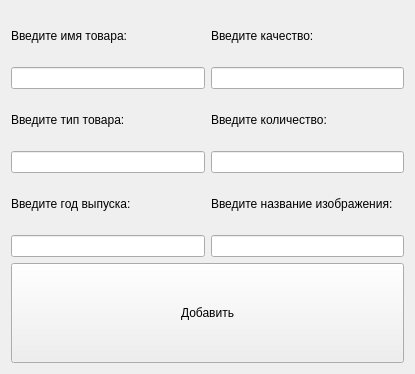
<?xml version="1.0" encoding="UTF-8"?>
<ui version="4.0">
 <class>Form</class>
 <widget class="QWidget" name="Form">
  <property name="geometry">
   <rect>
    <x>0</x>
    <y>0</y>
    <width>415</width>
    <height>374</height>
   </rect>
  </property>
  <property name="windowTitle">
   <string>Новый товар</string>
  </property>
  <layout class="QVBoxLayout" name="verticalLayout_3">
   <item>
    <layout class="QHBoxLayout" name="horizontalLayout">
     <item>
      <layout class="QVBoxLayout" name="verticalLayout">
       <item>
        <widget class="QLabel" name="l">
         <property name="text">
          <string>Введите имя товара:</string>
         </property>
        </widget>
       </item>
       <item>
        <widget class="QLineEdit" name="le"/>
       </item>
       <item>
        <widget class="QLabel" name="l1">
         <property name="text">
          <string>Введите тип товара:</string>
         </property>
        </widget>
       </item>
       <item>
        <widget class="QLineEdit" name="le1"/>
       </item>
       <item>
        <widget class="QLabel" name="l2">
         <property name="text">
          <string>Введите год выпуска:</string>
         </property>
        </widget>
       </item>
       <item>
        <widget class="QLineEdit" name="le2"/>
       </item>
      </layout>
     </item>
     <item>
      <layout class="QVBoxLayout" name="verticalLayout_2">
       <item>
        <widget class="QLabel" name="l3">
         <property name="text">
          <string>Введите качество:</string>
         </property>
        </widget>
       </item>
       <item>
        <widget class="QLineEdit" name="le3"/>
       </item>
       <item>
        <widget class="QLabel" name="l4">
         <property name="text">
          <string>Введите количество:</string>
         </property>
        </widget>
       </item>
       <item>
        <widget class="QLineEdit" name="le4"/>
       </item>
       <item>
        <widget class="QLabel" name="l5">
         <property name="text">
          <string>Введите название изображения:</string>
         </property>
        </widget>
       </item>
       <item>
        <widget class="QLineEdit" name="le5"/>
       </item>
      </layout>
     </item>
    </layout>
   </item>
   <item>
    <widget class="QPushButton" name="pushButton">
     <property name="sizePolicy">
      <sizepolicy hsizetype="Minimum" vsizetype="Fixed">
       <horstretch>0</horstretch>
       <verstretch>0</verstretch>
      </sizepolicy>
     </property>
     <property name="minimumSize">
      <size>
       <width>100</width>
       <height>100</height>
      </size>
     </property>
     <property name="text">
      <string>Добавить</string>
     </property>
    </widget>
   </item>
  </layout>
 </widget>
 <resources/>
 <connections/>
</ui>
